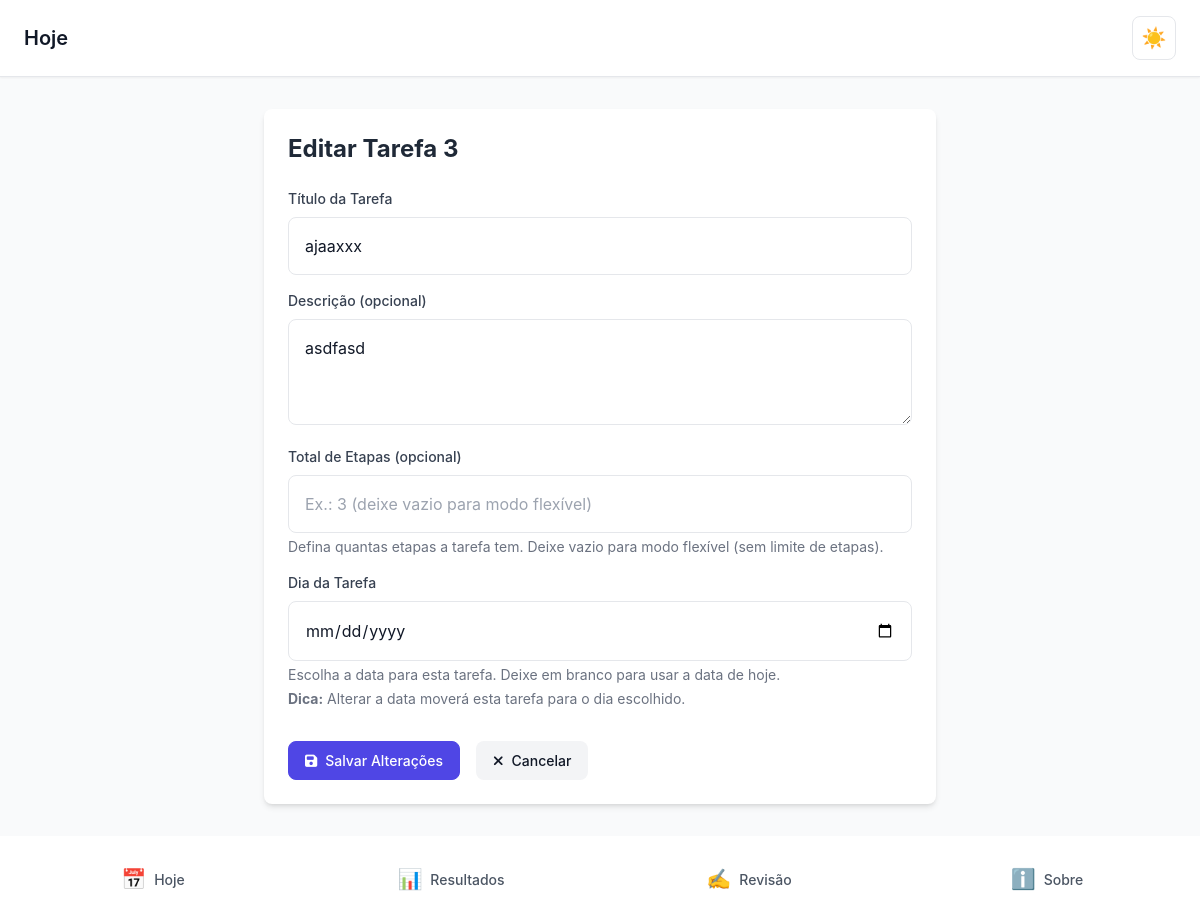
/tarefa/5/editar/ (signed in), run on the app's committed database.
### core/models.py (models this page shows, shortened)
class Task(models.Model):
    STATUS_CHOICES = [
        ('pendente', 'Pendente'),
        ('concluida', 'Concluída'),
    ]
    day_plan = models.ForeignKey(
        DayPlan,
        on_delete=models.CASCADE,
        related_name='tasks',
        verbose_name='Plano do Dia'
    )
    titulo = models.CharField(
        max_length=200,
        verbose_name='Título',
        help_text='Título curto e claro da tarefa'
    )
    descricao = models.TextField(
        blank=True,
        null=True,
        verbose_name='Descrição',
        help_text='Descrição opcional da tarefa'
    )
    ordem = models.IntegerField(
        validators=[MinValueValidator(1), MaxValueValidator(3)],
        verbose_name='Ordem',
        help_text='Ordem da tarefa (1, 2 ou 3)'
    )
    status = models.CharField(
        max_length=10,
        choices=STATUS_CHOICES,
        default='pendente',
        verbose_name='Status'
    )
    concluida_em = models.DateTimeField(
        blank=True,
        null=True,
        verbose_name='Concluída em'
    )
    total_steps = models.IntegerField(
        blank=True,
        null=True,
        validators=[MinValueValidator(1)],
        verbose_name='Total de Etapas',
        help_text='Quantidade total de etapas definidas (deixe vazio para modo flexível)'
    )
    completed_steps = models.IntegerField(
        default=0,
        validators=[MinValueValidator(0)],
        verbose_name='Etapas Concluídas',
        help_text='Quantidade de etapas concluídas (para tarefas com total_steps definido)'
    )
    pseudo_steps_done = models.IntegerField(
        default=0,
        validators=[MinValueValidator(0)],
        verbose_name='Passos Avançados',
        help_text='Contador de cliques em "Avançar etapa" (para tarefas sem total_steps)'
    )
    progress_percent = models.IntegerField(
        default=0,
        validators=[MinValueValidator(0), MaxValueValidator(100)],
        verbose_name='Progresso (%)',
        help_text='Progresso atual da tarefa em percentual (0-100)'
    )
    criado_em = models.DateTimeField(
        auto_now_add=True,
        verbose_name='Criado em'
    )
    atualizado_em = models.DateTimeField(
        auto_now=True,
        verbose_name='Atualizado em'
    )
    class Meta:
        verbose_name = 'Tarefa'
        verbose_name_plural = 'Tarefas'
        ordering = ['ordem']
        unique_together = [['day_plan', 'ordem']]

### core/views.py (the view)
# urls.py: path('tarefa/<int:task_id>/editar/', views.editar_tarefa, name='editar_tarefa'),
@login_required
def editar_tarefa(request, task_id):
    task = get_object_or_404(Task, id=task_id, day_plan__usuario=request.user)
    day_plan_original = task.day_plan
    ordem_original = task.ordem
    if request.method == 'POST':
        form = TaskForm(request.POST, instance=task)
        if form.is_valid():
            nova_data = form.cleaned_data.get('data_da_tarefa') or day_plan_original.data
            if nova_data != day_plan_original.data:
                day_plan_destino, _ = obter_ou_criar_day_plan(
                    request.user,
                    nova_data
                )
                tarefas_pendentes_destino = day_plan_destino.tasks.filter(status='pendente').exclude(id=task.id).count()
                if tarefas_pendentes_destino >= 3 and day_plan_destino.tarefas_concluidas == 0:
                    messages.error(request, f'O dia {nova_data.strftime("%d/%m/%Y")} já possui 3 tarefas pendentes. Conclua algumas tarefas ou escolha outro dia.')
                    context = {
                        'form': form,
                        'task': task,
                        'day_plan': day_plan_original,
                    }
                    return render(request, 'core/editar_tarefa.html', context)
                task = form.save(commit=False)
                task.day_plan = day_plan_destino
                tarefas_destino = day_plan_destino.tasks.count()
                task.ordem = min(tarefas_destino + 1, 3)
                task.save()
                tarefas_restantes = day_plan_original.tasks.exclude(id=task.id).order_by('ordem')
                for idx, tarefa_restante in enumerate(tarefas_restantes, start=1):
                    if tarefa_restante.ordem != idx:
                        tarefa_restante.ordem = idx
                        tarefa_restante.save()
                messages.success(request, f'Tarefa movida para {nova_data.strftime("%d/%m/%Y")} e atualizada!')
            else:
                form.save()
                messages.success(request, 'Tarefa atualizada!')
            return redirect('core:home')
    else:
        form = TaskForm(instance=task)
    context = {
        'form': form,
        'task': task,
        'day_plan': day_plan_original,
    }
    return render(request, 'core/editar_tarefa.html', context)

### core/context_processors.py (called while the page is built)
def pwa_settings(request):
    return {
        "PWA_SETTINGS": {
            "enabled": getattr(settings, "PWA_ENABLED", False),
            "theme_color": getattr(settings, "PWA_THEME_COLOR", "#0f172a"),
            "background_color": getattr(
                settings, "PWA_BACKGROUND_COLOR", "#0f172a"
            ),
            "start_url": getattr(settings, "PWA_START_URL", "/?source=pwa"),
            "scope": getattr(settings, "PWA_SCOPE", "/"),
            "install_hint": "Compartilhar → Adicionar à Tela de Início",
            "push_public_key": getattr(settings, "PWA_PUSH_PUBLIC_KEY", ""),
        }
    }

### core/templates/core/editar_tarefa.html (shortened to what this page needs)
{% extends 'core/base.html' %}
{% block content %}
<div class="max-w-2xl mx-auto">
    <div class="bg-white rounded-lg shadow-md p-6">
        <h1 class="text-2xl font-bold text-gray-800 mb-6">Editar Tarefa {{ task.ordem }}</h1>
        <form method="post" class="space-y-4">
            <div>
                <label for="{{ form.titulo.id_for_label }}" class="block text-sm font-medium text-gray-700 mb-2">
                    {{ form.titulo.label }}
                </label>
                {{ form.titulo }}
            </div>
            <div>
                <label for="{{ form.descricao.id_for_label }}" class="block text-sm font-medium text-gray-700 mb-2">
                    {{ form.descricao.label }}
                </label>
                {{ form.descricao }}
            </div>
            <div>
                <label for="{{ form.total_steps.id_for_label }}" class="block text-sm font-medium text-gray-700 mb-2">
                    {{ form.total_steps.label }}
                </label>
                {{ form.total_steps }}
                {% if form.total_steps.help_text %}
                    <p class="text-gray-500 text-sm mt-1">{{ form.total_steps.help_text }}</p>
                {% endif %}
            </div>
            <div>
                <label for="{{ form.data_da_tarefa.id_for_label }}" class="block text-sm font-medium text-gray-700 mb-2">
                    {{ form.data_da_tarefa.label }}
                </label>
                {{ form.data_da_tarefa }}
                {% if form.data_da_tarefa.help_text %}
                    <p class="text-gray-500 text-sm mt-1">{{ form.data_da_tarefa.help_text }}</p>
                {% endif %}
                <p class="text-gray-500 text-sm mt-1">
                    <strong>Dica:</strong> Alterar a data moverá esta tarefa para o dia escolhido.
                </p>
            </div>
            <div class="flex gap-4 pt-4">
                <button type="submit" class="btn-icon-text btn-icon-text-primary">
                    <i class="fas fa-save"></i>
                    <span>Salvar Alterações</span>
                </button>
                <a href="{% url 'core:home' %}" class="btn-icon-text btn-icon-secondary">
                    <i class="fas fa-times"></i>
                    <span>Cancelar</span>
                </a>
            </div>
        </form>
    </div>
</div>
{% endblock %}

### core/static/css/app.css (style rules this page uses)
:root { --primary-color: #4F46E5; --primary-dark: #4338CA; --success-color: #10B981; --success-dark: #059669; --warning-color: #F59E0B; --danger-color: #EF4444; --spacing-xs: 0.5rem; --spacing-sm: 0.75rem; --spacing-md: 1rem; --spacing-lg: 1.5rem; --spacing-xl: 2rem; --radius-sm: 0.375rem; --radius-md: 0.5rem; --radius-lg: 0.75rem; --radius-xl: 1rem; --shadow-sm: 0 1px 2px 0 rgba(0, 0, 0, 0.05); --shadow-md: 0 4px 6px -1px rgba(0, 0, 0, 0.1), 0 2px 4px -1px rgba(0, 0, 0, 0.06); --shadow-lg: 0 10px 15px -3px rgba(0, 0, 0, 0.1), 0 4px 6px -2px rgba(0, 0, 0, 0.05); --nav-bottom-height: 64px; --main-padding-bottom: calc(var(--nav-bottom-height) + 1rem); }
:root, :root[data-theme="light"] { --bg-color: #F9FAFB; --bg-card: #FFFFFF; --bg-nav: #FFFFFF; --bg-header: #FFFFFF; --text-color: #111827; --text-secondary: #4B5563; --text-muted: #6B7280; --border-color: #E5E7EB; --border-light: #F3F4F6; --accent-color: var(--primary-color); --accent-hover: var(--primary-dark); --shadow-sm: 0 1px 2px 0 rgba(0, 0, 0, 0.05); --shadow-md: 0 4px 6px -1px rgba(0, 0, 0, 0.1), 0 2px 4px -1px rgba(0, 0, 0, 0.06); --shadow-lg: 0 10px 15px -3px rgba(0, 0, 0, 0.1), 0 4px 6px -2px rgba(0, 0, 0, 0.05); --progress-bg: #E5E7EB; --badge-success-bg: #D1FAE5; --badge-success-text: #065F46; --badge-warning-bg: #FEF3C7; --badge-warning-text: #92400E; --badge-info-bg: #DBEAFE; --badge-info-text: #1E40AF; --alert-success-bg: #D1FAE5; --alert-success-text: #065F46; --alert-error-bg: #FEE2E2; --alert-error-text: #991B1B; --alert-info-bg: #DBEAFE; --alert-info-text: #1E40AF; --streak-bg: linear-gradient(135deg, #FEF3C7 0%, #FDE68A 100%); --streak-border: #F59E0B; --streak-text: #92400E; --streak-label: #78350F; --alert-warning-bg: #FEF3C7; --alert-warning-text: #92400E; --alert-warning-border: #F59E0B; }
* { box-sizing: border-box; }
body { font-family: -apple-system, BlinkMacSystemFont, 'Segoe UI', Roboto, 'Helvetica Neue', Arial, sans-serif; margin: 0; padding: 0; background-color: var(--bg-color); color: var(--text-color); overflow-x: hidden; min-height: 100vh; padding-bottom: var(--main-padding-bottom); padding-top: env(safe-area-inset-top); padding-left: env(safe-area-inset-left); padding-right: env(safe-area-inset-right); transition: background-color 0.3s ease, color 0.3s ease; }
@media (min-width: 768px) { body { padding-bottom: 0; } }
input[type="text"], input[type="email"], input[type="password"], input[type="number"], input[type="date"], textarea, select { width: 100%; padding: var(--spacing-md); font-size: 1rem; font-family: inherit; border: 1px solid var(--border-color); border-radius: var(--radius-md); background-color: var(--bg-card); color: var(--text-color); transition: border-color 0.2s ease, box-shadow 0.2s ease, background-color 0.3s ease, color 0.3s ease; min-height: 44px; box-sizing: border-box; }
textarea { min-height: 120px; resize: vertical; line-height: 1.5; }
.form-control { width: 100%; padding: var(--spacing-md); font-size: 1rem; border: 1px solid var(--border-color); border-radius: var(--radius-md); background-color: var(--bg-card); color: var(--text-color); min-height: 44px; box-sizing: border-box; transition: border-color 0.2s ease, box-shadow 0.2s ease, background-color 0.3s ease, color 0.3s ease; }
.btn-icon-secondary { background: var(--border-light); color: var(--text-color); border-color: var(--border-color); }
.btn-icon-text { display: inline-flex; align-items: center; gap: 0.5rem; padding: 0.5rem 1rem; border-radius: var(--radius-md); border: 1px solid transparent; background: var(--border-light); color: var(--text-color); cursor: pointer; transition: all 0.2s ease; text-decoration: none; font-size: 0.875rem; font-weight: 500; }
.btn-icon-text-primary { background: var(--primary-color); color: white; border-color: var(--primary-color); }

### data on the page
Task: ordem "3", titulo "ajaaxxx", descricao "asdfasd"
